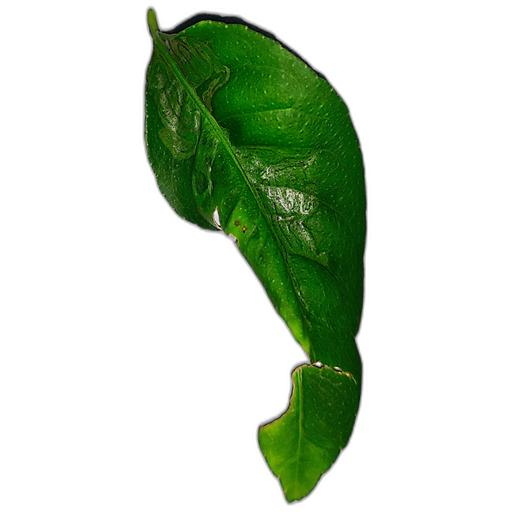
#> input picture caps_mdd/backend/uploads/CurlVirus_test_00108_c00094_4a568dc02740.jpg, 512 x 512 px
$ python -i multi_leaf_detector.py   (imports and definitions only)
#> lines starting #> are read from the running program, lines starting #| are printed output that depends on the picture; after the words box and inside, x2 and y2 are one past the last pixel; in counts of white or black regions, pixels touching at a corner belong together
#> further down, picture is the input picture: shape (512, 512, 3); mean B, G, R 198.6, 215.7, 202.6
"""
=============================================================================
MULTI-LEAF CITRUS FOLIAR DETECTOR & CANOPY ANALYZER
Backend Extension for Real-Field Multi-Leaf Farmer Uploads
=============================================================================
"""

import cv2
import numpy as np


def detect_foliar_instances(img_bgr, max_leaves=8):
    """
    Detects distinct leaf instances in a photograph across both:
      1. Real-field farm clusters / branches (leaves touching, overlapping, or close together)
      2. Isolated single leaves on neutral backgrounds (laboratory datasets)

    Algorithm (Multi-Scale Peak Centroid Foliar Localization):
      - Mask foliage using combined HSV green/yellow-chlorotic + ExG thresholding.
      - Check if the image is a laboratory single leaf (dominant isolated component).
      - Otherwise, calculate Euclidean Distance Transform with boundary zeroing to locate
        true biological leaf blade centers (local maxima).
      - Generate adaptive leaf bounding boxes centered on peak centroids with NMS.
    Returns:
      List of dicts: [{"bbox": (x, y, w, h), "area": area}, ...]
    """
#> called with max_leaves = 8
    h, w = img_bgr.shape[:2]
#> h = 512; w = 512

    # Normalize image scale if too large for consistent detection speed
    max_dim = 1024
    scale = 1.0
    if max(h, w) > max_dim:
        scale = max_dim / float(max(h, w))
        work_img = cv2.resize(img_bgr, (int(w * scale), int(h * scale)), interpolation=cv2.INTER_AREA)
    else:
        work_img = img_bgr.copy()

    wh, ww = work_img.shape[:2]
#> wh = 512; ww = 512

    # 1. Universal Multi-Color Foliar Mask (Invariant to Leaf Color: Green, Yellow, Brown, Mottled)
    hsv = cv2.cvtColor(work_img, cv2.COLOR_BGR2HSV)
#> hsv: shape (512, 512, 3); mean H, S, V 15.1, 50.7, 215.8
    img_float = work_img.astype(np.float32)
    b_ch, g_ch, r_ch = img_float[:, :, 0], img_float[:, :, 1], img_float[:, :, 2]
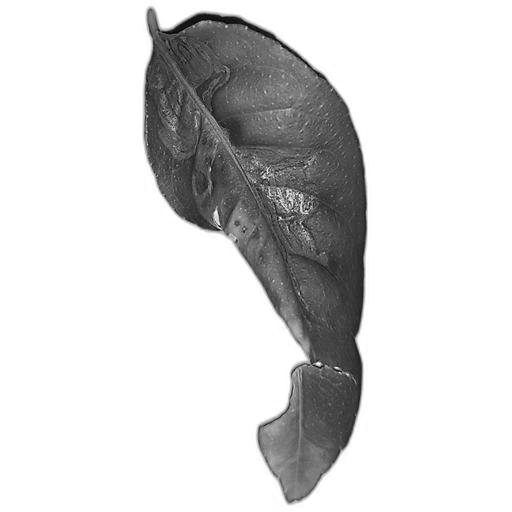
#> g_ch: shape (512, 512) float32; min 0, max 255, mean 215.7
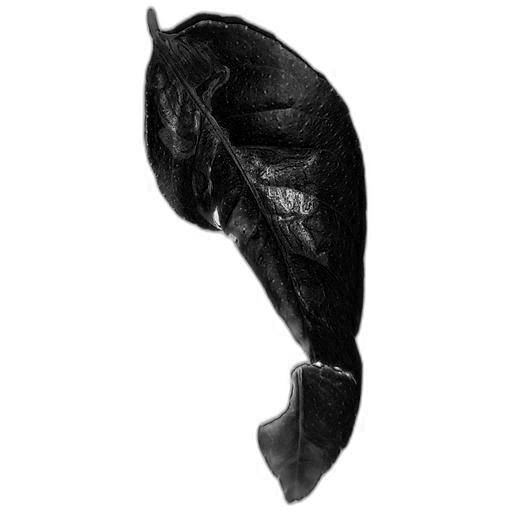
#> r_ch: shape (512, 512) float32; min 0, max 255, mean 202.6
    exg = 2.0 * g_ch - r_ch - b_ch
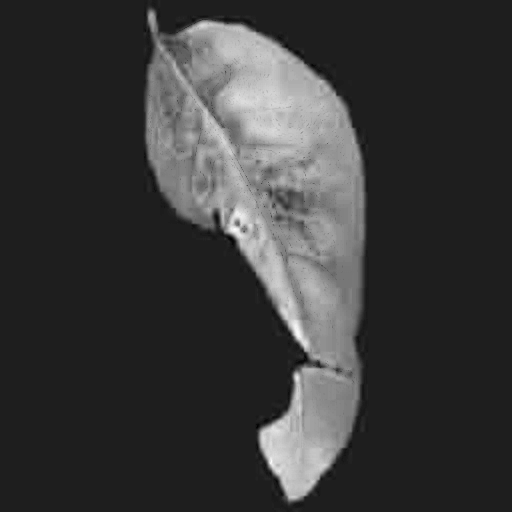
#> exg: shape (512, 512) float32; min -34, max 251, mean 30.3; drawn with min black and max white

    # Green & chlorotic yellow foliage (healthy, canker halos, greening / HLB)
    g_mask = cv2.inRange(hsv, np.array([12, 20, 20]), np.array([95, 255, 255]))
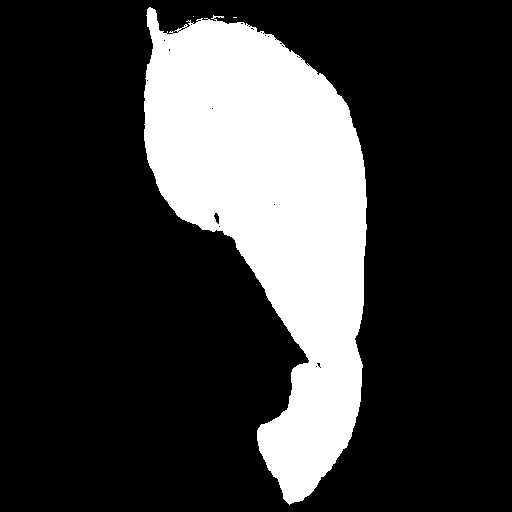
#> g_mask: shape (512, 512); 23.1% white; 3 white regions (2 under 20 px), largest, box (x1, y1, x2, y2) and area: (144, 7, 367, 505) 60554
    exg_mask = (exg > 0).astype(np.uint8) * 255
#> exg_mask: shape (512, 512); 24.8% white; 23 white regions (8 under 20 px), largest, box (x1, y1, x2, y2) and area: (143, 0, 369, 508) 64171, (229, 15, 257, 24) 119, (360, 409, 369, 433) 107
    foliar_green = cv2.bitwise_and(g_mask, exg_mask)
#> foliar_green: shape (512, 512); 23.1% white; 4 white regions (3 under 20 px), largest, box (x1, y1, x2, y2) and area: (144, 7, 367, 505) 60540

    # Brown / necrotic dry foliage (DryLeaf, severe BacterialBlight, necrotic patches)
    brown_mask = (cv2.inRange(hsv, np.array([6, 25, 20]), np.array([24, 255, 220])) > 0) & (r_ch > b_ch + 15)
#> brown_mask: shape (512, 512) bool; 0.03% white in thin lines or dots, all inside (x1, y1, x2, y2) = (215, 220, 322, 496)
    foliar = cv2.bitwise_or(foliar_green, brown_mask.astype(np.uint8) * 255)
#> foliar: shape (512, 512); 23.1% white; 4 white regions (3 under 20 px), largest, box (x1, y1, x2, y2) and area: (144, 7, 367, 505) 60549

    clean_k = cv2.getStructuringElement(cv2.MORPH_ELLIPSE, (5, 5))
    foliar = cv2.morphologyEx(foliar, cv2.MORPH_OPEN, clean_k)
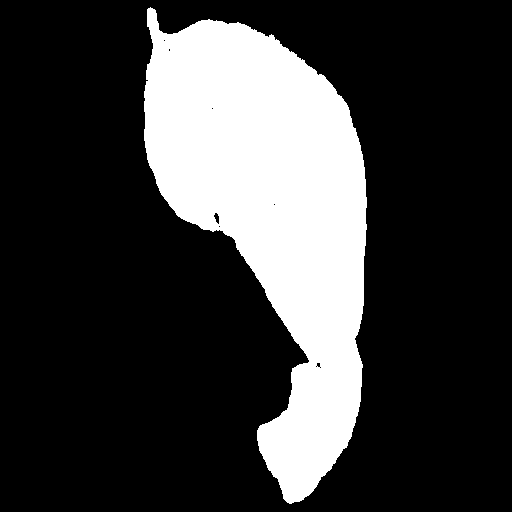
#> foliar: shape (512, 512); 23% white; 1 white region, box (x1, y1, x2, y2) and area: (144, 7, 367, 504) 60382

    # 2. Check physically separated components
    num_f, lab_f, stats_f, cents_f = cv2.connectedComponentsWithStats(foliar)
#> num_f = 2; stats_f = [[0, 0, 512, 512, 201762], [144, 7, 223, 497, 60382]]; cents_f = [[250.7, 268.9], [271.5, 210.8]]
    min_comp_area = int(wh * ww * 0.05)
#> min_comp_area = 13107
    sep_comps = [i for i in range(1, num_f) if stats_f[i, cv2.CC_STAT_AREA] >= min_comp_area]
#> sep_comps = [1]

    total_foliar_pct = np.count_nonzero(foliar) / float(wh * ww)
#> total_foliar_pct = 0.23

    # 2. Multi-Scale Peak Centroid Foliar Localization
    # Zero border so distance transform measures from all 4 image edges
    foliar_bounded = foliar.copy()
    foliar_bounded[0, :] = 0
    foliar_bounded[-1, :] = 0
    foliar_bounded[:, 0] = 0
    foliar_bounded[:, -1] = 0

    dist = cv2.distanceTransform(foliar_bounded, cv2.DIST_L2, 5)
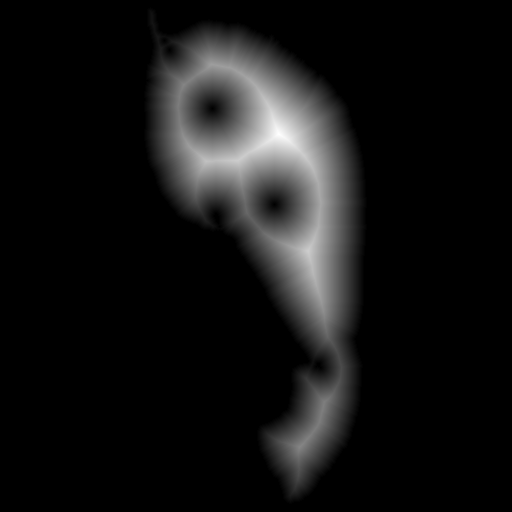
#> dist: shape (512, 512) float32; min 0, max 70.95, mean 5.5; drawn with min black and max white
    max_d = float(dist.max())
#> max_d = 70.95
    if max_d < 15:
        return []

    from scipy.ndimage import maximum_filter
    filter_sz = int(max(min(wh, ww) * 0.14, 25))
#> filter_sz = 71
    if filter_sz % 2 == 0:
        filter_sz += 1

    local_max = maximum_filter(dist, size=filter_sz) == dist
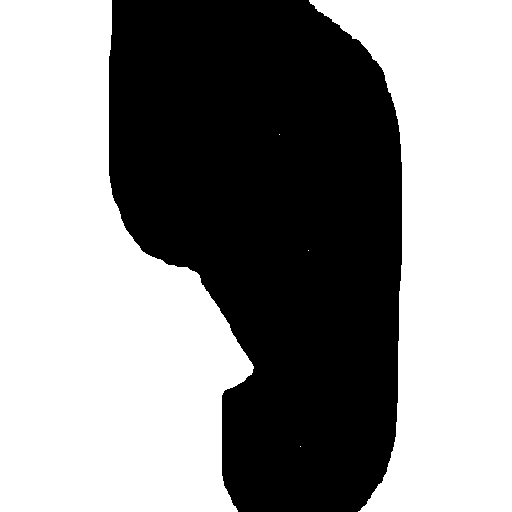
#> local_max: shape (512, 512) bool; 56.9% white; 1 black region, box (x1, y1, x2, y2) and area: (109, 0, 402, 512) 112944
    # Select genuine leaf peaks (distance >= 32 px and >= 25% of max leaf radius)
    peaks = np.logical_and(local_max, dist >= max(32.0, 0.25 * max_d))
#> peaks: shape (512, 512) bool; 0% white in thin lines or dots, all inside (x1, y1, x2, y2) = (279, 134, 309, 447)
    num_p, _, _, cents_p = cv2.connectedComponentsWithStats(peaks.astype(np.uint8))
#> num_p = 4; cents_p = [[255.5, 255.5], [279, 134], [308, 250], [300, 446]]

    # Case A: Single Dominant Leaf (isolated on background or single prominent leaf)
    # If there is only 1 separated component, or 1 component holds >= 75% of foliar tissue,
    # treat the image as a single leaf to prevent fracturing 1 leaf into multiple fake boxes.
    if len(sep_comps) == 1:
        c_idx = sep_comps[0]
#> c_idx = 1
        bx = int(round(stats_f[c_idx, cv2.CC_STAT_LEFT] / scale))
#> bx = 144
        by = int(round(stats_f[c_idx, cv2.CC_STAT_TOP] / scale))
#> by = 7
        bw = int(round(stats_f[c_idx, cv2.CC_STAT_WIDTH] / scale))
#> bw = 223
        bh = int(round(stats_f[c_idx, cv2.CC_STAT_HEIGHT] / scale))
#> bh = 497
        return [{"bbox": (bx, by, bw, bh), "area": bw * bh}]

    if len(sep_comps) > 1:
        comp_areas = [stats_f[i, cv2.CC_STAT_AREA] for i in sep_comps]
        max_area = max(comp_areas)
        total_comp_area = sum(comp_areas)
        if max_area / float(total_comp_area) >= 0.75:
            c_idx = sep_comps[comp_areas.index(max_area)]
            bx = int(round(stats_f[c_idx, cv2.CC_STAT_LEFT] / scale))
            by = int(round(stats_f[c_idx, cv2.CC_STAT_TOP] / scale))
            bw = int(round(stats_f[c_idx, cv2.CC_STAT_WIDTH] / scale))
            bh = int(round(stats_f[c_idx, cv2.CC_STAT_HEIGHT] / scale))
            return [{"bbox": (bx, by, bw, bh), "area": bw * bh}]

    # Case B: Multi-Leaf Branch / Canopy Field Shot (2 or more distinct separated leaves)

    min_leaf_area = int(wh * ww * 0.045)
    raw_boxes = []
    for i in range(1, num_p):
        cx, cy = cents_p[i]
        r = float(dist[int(cy), int(cx)])
        bw = int(max(r * 2.6, min(wh, ww) * 0.30))
        bh = int(max(r * 2.3, min(wh, ww) * 0.26))
        x1 = max(0, int(cx - bw // 2))
        y1 = max(0, int(cy - bh // 2))
        x2 = min(ww, int(cx + bw // 2))
        y2 = min(wh, int(cy + bh // 2))
        box_area = (x2 - x1) * (y2 - y1)
        if box_area >= min_leaf_area:
            raw_boxes.append([x1, y1, x2 - x1, y2 - y1, r])

    # Sort largest/most prominent leaves first
    raw_boxes.sort(key=lambda b: b[4], reverse=True)

    # 3. Non-Maximum Suppression (NMS)
    selected = []
    for b in raw_boxes:
        x1, y1, bw, bh, score = b
        overlap = False
        for s in selected:
            sx1, sy1, sbw, sbh = s["bbox"]
            ix1 = max(x1, sx1)
            iy1 = max(y1, sy1)
            ix2 = min(x1 + bw, sx1 + sbw)
            iy2 = min(y1 + bh, sy1 + sbh)
            if ix2 > ix1 and iy2 > iy1:
                inter = (ix2 - ix1) * (iy2 - iy1)
                union = bw * bh + sbw * sbh - inter
                iou = inter / float(union)
                io_min = inter / float(min(bw * bh, sbw * sbh))
                if iou > 0.35 or io_min > 0.65:
                    overlap = True
                    break
        if not overlap:
            ox = int(round(x1 / scale))
            oy = int(round(y1 / scale))
            obw = int(round(bw / scale))
            obh = int(round(bh / scale))
            selected.append({"bbox": (ox, oy, obw, obh), "area": obw * obh, "score": score})
            if len(selected) >= max_leaves:
                break

    # Fallback if no peaks met criteria: use largest separated components
    if not selected and len(sep_comps) >= 1:
        for c_idx in sep_comps[:max_leaves]:
            bx = int(round(stats_f[c_idx, cv2.CC_STAT_LEFT] / scale))
            by = int(round(stats_f[c_idx, cv2.CC_STAT_TOP] / scale))
            bw = int(round(stats_f[c_idx, cv2.CC_STAT_WIDTH] / scale))
            bh = int(round(stats_f[c_idx, cv2.CC_STAT_HEIGHT] / scale))
            selected.append({"bbox": (bx, by, bw, bh), "area": bw * bh})

    # Sort left to right
    selected.sort(key=lambda item: item["bbox"][0])
    return selected


# [124 lines left out: functions draw_canopy_diagnostic_overlay, is_fruit_crop, not called in this run]

>>> import cv2
>>> picture = cv2.imread('uploads/CurlVirus_test_00108_c00094_4a568dc02740.jpg')
>>> result = detect_foliar_instances(picture)
#> result = 1 item

$ run again, on caps_mdd/backend/uploads/38.jpg
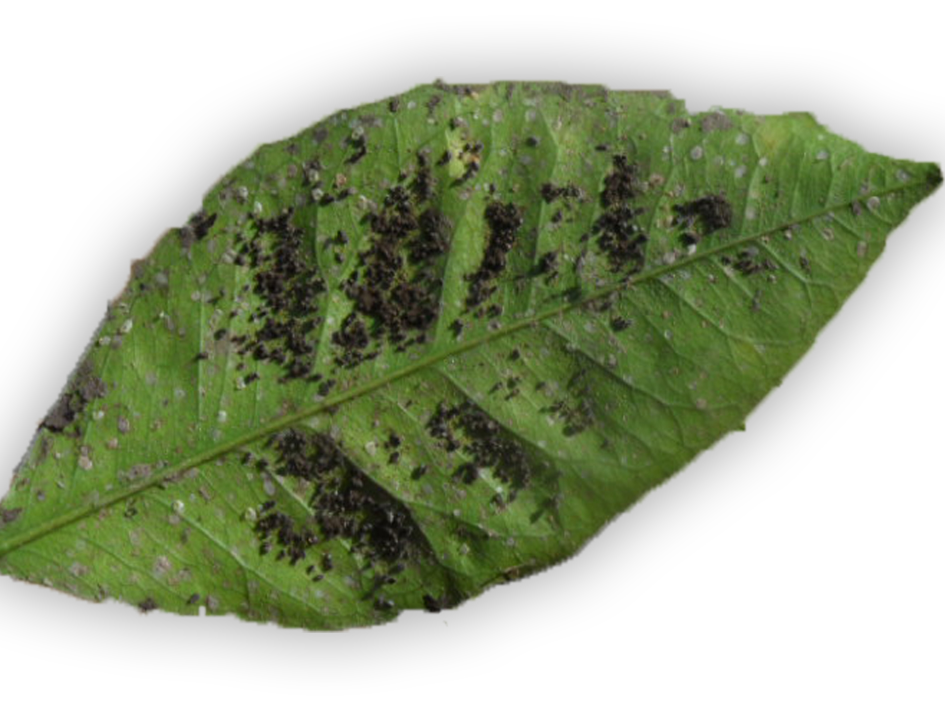
#> input picture caps_mdd/backend/uploads/38.jpg, 1890 x 1417 px (shown at 1/2 size)
#> picture is the input picture: shape (1417, 1890, 3); mean B, G, R 147.2, 172.5, 163.6
#> hsv: shape (767, 1024, 3); mean H, S, V 20.1, 63.3, 172.7
#> g_mask: shape (767, 1024); 50.2% white; 424 black regions (351 under 20 px), largest, box (x1, y1, x2, y2) and area: (0, 0, 1024, 767) 386352, (403, 560, 431, 592) 376, (533, 237, 544, 267) 143
#> exg_mask: shape (767, 1024); 50.9% white; 387 black regions (299 under 20 px), largest, box (x1, y1, x2, y2) and area: (0, 202, 1024, 767) 205267, (0, 0, 1024, 538) 174454, (279, 296, 313, 324) 262
#> foliar_green: shape (767, 1024); 49.8% white; 14 white regions (13 under 20 px), largest, box (x1, y1, x2, y2) and area: (0, 85, 1023, 684) 390991
#> brown_mask: shape (767, 1024) bool; 0.95% white; 455 white regions (359 under 20 px), largest, box (x1, y1, x2, y2) and area: (120, 278, 158, 332) 342, (380, 309, 410, 332) 280, (414, 328, 442, 358) 261
#> in detect_foliar_instances, `num_f, lab_f, stats_f, cents_f = cv2.connectedComponentsWithStats(foli..`:
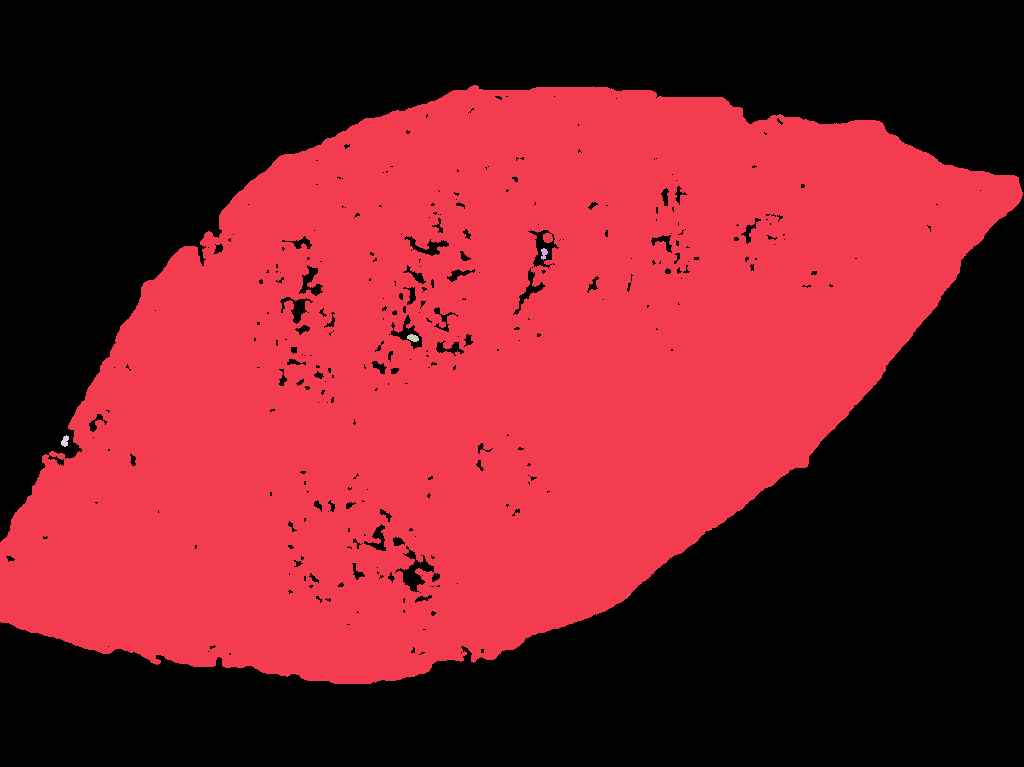
#> lab_f: shape (767, 1024) int32; 5 distinct labels, from 0 to 4; one colour per label, 0 black
#> num_f = 5; stats_f = [[0, 0, 1024, 767, 394943], [0, 85, 1023, 599, 390277], [541, 248, 7, 12, 56], [407, 334, 12, 8, 67], [61, 435, 8, 12, 65]]; cents_f = [[543, 389.3], [479.7, 376.7], [543.7, 253.1], [412.7, 337.5], [64.66, 440.8]]
#> sep_comps = [1]
#> total_foliar_pct = 0.497
#> foliar_bounded: shape (767, 1024); 49.7% white; 4 white regions, box (x1, y1, x2, y2) and area: (1, 85, 1023, 684) 390197, (407, 334, 419, 342) 67, (61, 435, 69, 447) 65, (541, 248, 548, 260) 56
#> max_d = 103.3
#> in detect_foliar_instances, `local_max = maximum_filter(dist, size=filter_sz) == dist`:
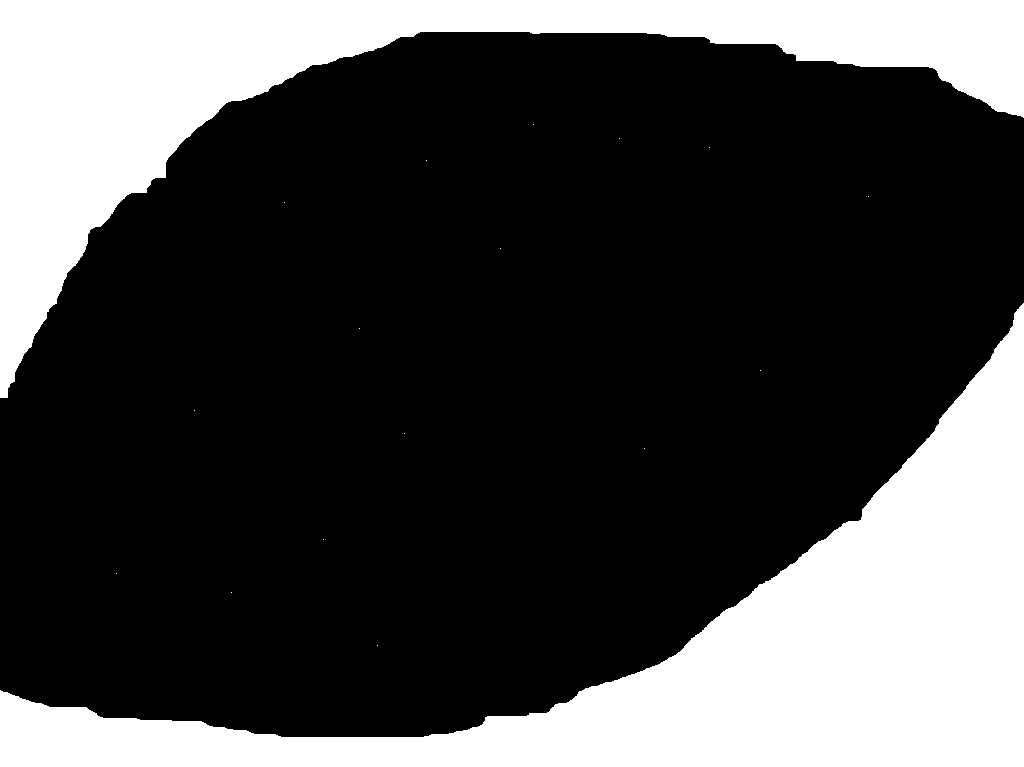
#> local_max: shape (767, 1024) bool; 28.4% white; 18 white regions (16 under 20 px), largest, box (x1, y1, x2, y2) and area: (0, 303, 1024, 767) 126661, (0, 0, 1024, 398) 96464
#> peaks: shape (767, 1024) bool; 0% white in thin lines or dots, all inside (x1, y1, x2, y2) = (116, 124, 869, 646)
#> num_p = 14; cents_p = 14 rows, first 8: [511.5, 383], [533, 124], [619, 138], [709, 147], [426, 160], [868, 196], [284, 202], [760, 370]
#> c_idx = 1
#> bx = 0
#> by = 157
#> bw = 1888
#> bh = 1106
#> result = 1 item

$ run again, on caps_mdd/backend/uploads/Anthracnose_train_00008_c00472.jpg
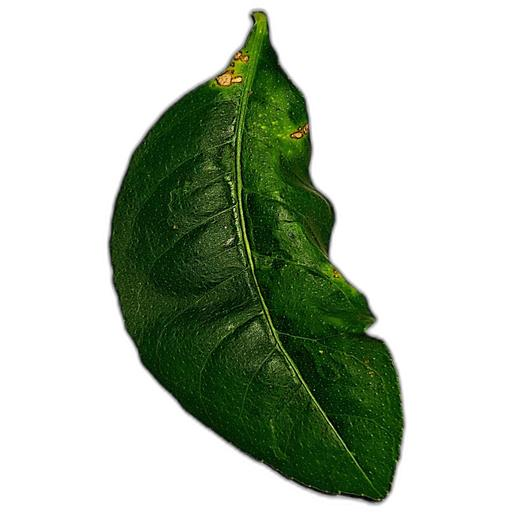
#> input picture caps_mdd/backend/uploads/Anthracnose_train_00008_c00472.jpg, 512 x 512 px
#> picture is the input picture: shape (512, 512, 3); mean B, G, R 177.5, 192.6, 181.9
#> hsv: shape (512, 512, 3); mean H, S, V 19.9, 64.1, 192.7
#> in detect_foliar_instances, `g_mask = cv2.inRange(hsv, np.array([12, 20, 20]), np.array([95, 255, 2..`:
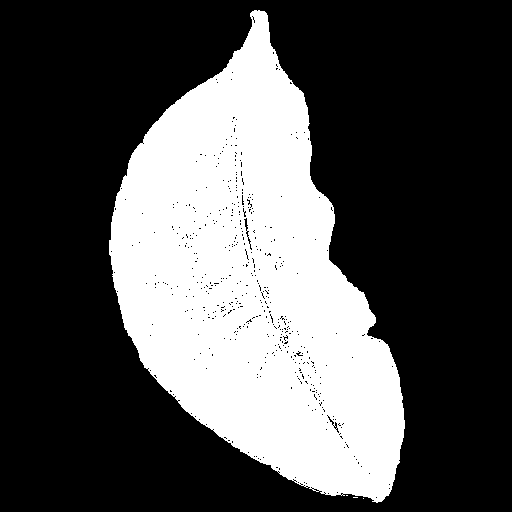
#> g_mask: shape (512, 512); 31.9% white; 4 white regions (3 under 20 px), largest, box (x1, y1, x2, y2) and area: (109, 10, 405, 503) 83512
#> exg_mask: shape (512, 512); 34.1% white; 33 white regions (17 under 20 px), largest, box (x1, y1, x2, y2) and area: (107, 8, 408, 512) 88126, (408, 390, 417, 449) 293, (287, 489, 310, 497) 89
#> foliar_green: shape (512, 512); 31.9% white; 4 white regions (3 under 20 px), largest, box (x1, y1, x2, y2) and area: (109, 10, 405, 503) 83490
#> brown_mask: shape (512, 512) bool; 0.17% white; 6 white regions (3 under 20 px), largest, box (x1, y1, x2, y2) and area: (215, 69, 240, 86) 209, (292, 123, 310, 138) 116, (233, 50, 248, 62) 101
#> lab_f: shape (512, 512) int32; values 0 (black) and 1 (white), 31.4% white; 1 white region, box (x1, y1, x2, y2) and area: (109, 10, 405, 503) 82370
#> num_f = 2; stats_f = [[0, 0, 512, 512, 179774], [109, 10, 296, 493, 82370]]; cents_f = [[256.6, 242.8], [253.1, 283.2]]
#> sep_comps = [1]
#> total_foliar_pct = 0.314
#> max_d = 38.98
#> in detect_foliar_instances, `local_max = maximum_filter(dist, size=filter_sz) == dist`:
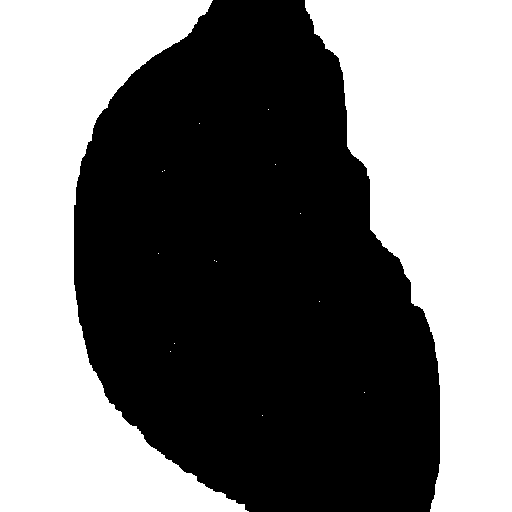
#> local_max: shape (512, 512) bool; 47% white; 16 white regions (14 under 20 px), largest, box (x1, y1, x2, y2) and area: (305, 0, 512, 512) 62552, (0, 0, 249, 512) 60607
#> peaks: shape (512, 512) bool; 0% white in thin lines or dots, all inside (x1, y1, x2, y2) = (162, 109, 365, 416)
#> num_p = 8; cents_p = [[255.5, 255.5], [268, 109], [275, 164], [162, 171], [164, 170], [319, 301], [364, 392], [262, 415]]
#> c_idx = 1
#> bx = 109
#> by = 10
#> bw = 296
#> bh = 493
#> result = 1 item
